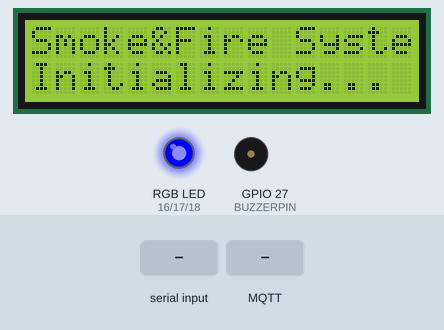
Bench run of a sketch on a simulated ESP32. Parts: 16×2 character LCD, an RGB LED mixed from three pins (HIGH = lit), buzzer (waves = sounding, pin HIGH). The test bench sets the inputs (shaded band). WiFi joins after 1.5 s; servers stay silent unless stated; EEPROM starts erased; no MQTT or app messages arrive unless stated; what the sketch prints to the serial monitor is not drawn.

Above: at 1.6 s.
At 5.3 s:
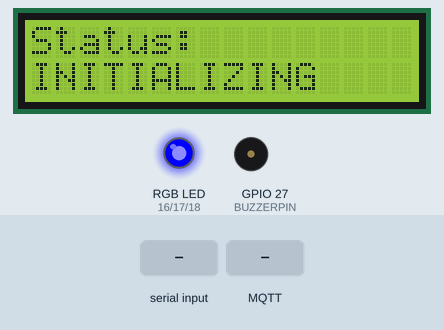
5.4 s: "reset\n" received over Serial
At 6.9 s:
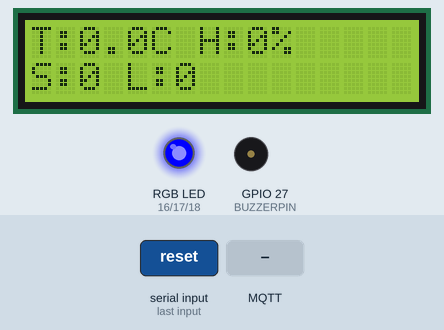
At 7.9 s:
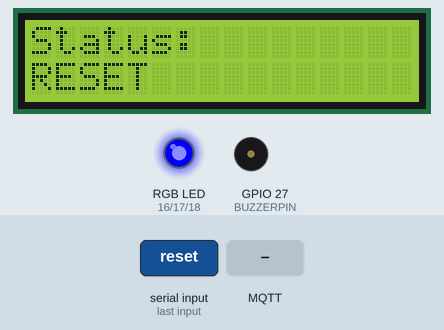
8.4 s: MQTT message "CRITICAL" arrives on the first subscribed topic
11.4 s: "status\n" received over Serial
13.6 s: "simulate_offline\n" received over Serial
Timing chart, 0 to 16.1 s (numbered marks = the images above; inputs shaded):
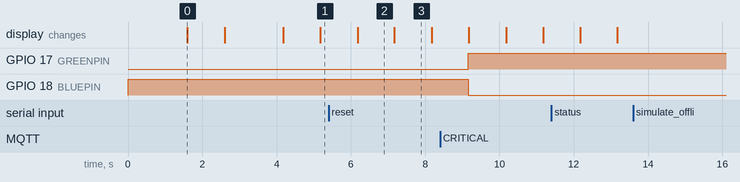

Measured:
- after the input at 5.4 s, the display: first differs from a run without the input after 1.8 s (image 3)
- after the input at 13.6 s, every drawn part: stays the same
- what the display in image 0 shows lasts 1.0 s, from 1.6 s to 2.6 s

The sketch:

sketch.ino
```cpp
#include <WiFi.h>
#include <PubSubClient.h>
#include <ArduinoJson.h>
#include <Wire.h>
#include <LiquidCrystal_I2C.h>
#include <Preferences.h>

// === WiFi & MQTT Config ===
const char* ssid = "Wokwi-GUEST";
const char* password = "";
const char* mqttServer = "thingsboard.cloud";
const int mqttPort = 1883;
const char* mqttUsername = "7machkmkxfg369m89v0m";
const char* mqttClientID = "ESP32-SmokeFire-kel8";

// === PIN DEFINITIONS ===
#define BUZZERPIN 27
#define REDPIN 16
#define GREENPIN 17
#define BLUEPIN 18

// === LCD CONFIG ===
LiquidCrystal_I2C lcd(0x27, 16, 2);

// === TIMING CONFIG ===
unsigned long lastDisplayUpdate = 0;
unsigned long lastLogUpdate = 0;
unsigned long lastStepUpdate = 0;
unsigned long lastMqttSend = 0;
unsigned long lastConnectionCheck = 0;

const unsigned long displayInterval = 1000;
const unsigned long logInterval = 1000;
const unsigned long stepInterval = 5000;
const unsigned long mqttInterval = 5000;
const unsigned long connectionCheckInterval = 10000;

// === OFFLINE STORAGE ===
Preferences preferences;
bool dataPending = false;

// === SYSTEM STATE ===
int page = 0;
int currentStage = 0;
bool systemCritical = false;

// Sensor data structure
struct SensorData {
  float temperature;
  float humidity;
  int smoke;
  int light;
  String status;
};

SensorData sensorData = {0, 0, 0, 0, "INITIALIZING"};

// Threshold structure
struct Threshold {
  float temp;
  float hum;
  int smoke;
  int light;
  String label;
  int r, g, b;
};

Threshold thresholds[] = {
  {30, 70, 300, 400, "SAFE", 0, 255, 0},
  {45, 85, 500, 600, "CAUTION", 255, 255, 0},
  {60, 90, 700, 800, "MODERATE DANGER", 255, 165, 0},
  {70, 95, 900, 1000, "HIGH DANGER", 255, 0, 0},
  {80, 100, 901, 1500, "CRITICAL! EVACUATE!", 128, 0, 128}
};

const int maxStage = sizeof(thresholds) / sizeof(thresholds[0]);

WiFiClient espClient;
PubSubClient client(espClient);

// ==================== FUNCTION DEFINITIONS ====================

void initializeLCD() {
  lcd.init();
  lcd.backlight();
  lcd.setCursor(0, 0);
  lcd.print("Smoke&Fire System");

  for(int i=0; i<3; i++) {
    lcd.print(".");
    delay(500);
  }

  lcd.setCursor(0, 1);
  lcd.print("Initializing...");
  delay(1000);
  lcd.clear();
}

void initializePins() {
  pinMode(REDPIN, OUTPUT);
  pinMode(GREENPIN, OUTPUT);
  pinMode(BLUEPIN, OUTPUT);
  pinMode(BUZZERPIN, OUTPUT);
  setRGB(0, 0, 255);
}

void setRGB(int r, int g, int b) {
  analogWrite(REDPIN, r);
  analogWrite(GREENPIN, g);
  analogWrite(BLUEPIN, b);
}

void updateLCD() {
  lcd.clear();
  if (page == 0) {
    lcd.setCursor(0, 0);
    lcd.print("T:"); lcd.print(sensorData.temperature, 1);
    lcd.print("C H:"); lcd.print(sensorData.humidity, 0); lcd.print("%");

    lcd.setCursor(0, 1);
    lcd.print("S:"); lcd.print(sensorData.smoke);
    lcd.print(" L:"); lcd.print(sensorData.light);
  } else {
    lcd.setCursor(0, 0);
    lcd.print("Status:");
    lcd.setCursor(0, 1);
    lcd.print(sensorData.status);

    if (!client.connected()) {
      lcd.setCursor(13, 1);
      lcd.print("X");
    }

    if (dataPending) {
      lcd.setCursor(15, 1);
      lcd.print("!");
    }
  }
}

void logToSerial() {
  Serial.print("Temp: "); Serial.print(sensorData.temperature);
  Serial.print("C | Hum: "); Serial.print(sensorData.humidity);
  Serial.print("% | Smoke: "); Serial.print(sensorData.smoke);
  Serial.print(" | Light: "); Serial.print(sensorData.light);
  Serial.print(" | Status: "); Serial.println(sensorData.status);
  Serial.print("WiFi: "); Serial.print(WiFi.status() == WL_CONNECTED ? "Connected" : "Disconnected");
  Serial.print(" | MQTT: "); Serial.println(client.connected() ? "Connected" : "Disconnected");
}

void simulateSensors() {
  Threshold t = thresholds[currentStage];

  if (sensorData.temperature < t.temp) sensorData.temperature += 1.5;
  if (sensorData.humidity < t.hum) sensorData.humidity += 2.5;
  if (sensorData.smoke < t.smoke) sensorData.smoke += 25;
  if (sensorData.light < t.light) sensorData.light += 50;

  sensorData.temperature = min(sensorData.temperature, t.temp);
  sensorData.humidity = min(sensorData.humidity, t.hum);
  sensorData.smoke = min(sensorData.smoke, t.smoke);
  sensorData.light = min(sensorData.light, t.light);

  sensorData.status = t.label;
  setRGB(t.r, t.g, t.b);

  if (sensorData.status.startsWith("CRITICAL")) {
    tone(BUZZERPIN, 1000);
    systemCritical = true;
  } else {
    noTone(BUZZERPIN);
    systemCritical = false;
  }

  if (sensorData.temperature >= t.temp &&
      sensorData.humidity >= t.hum &&
      sensorData.smoke >= t.smoke &&
      sensorData.light >= t.light) {
    currentStage = min(currentStage + 1, maxStage - 1);
  }
}

void saveOfflineData() {
  preferences.putFloat("temp", sensorData.temperature);
  preferences.putFloat("hum", sensorData.humidity);
  preferences.putInt("smoke", sensorData.smoke);
  preferences.putInt("light", sensorData.light);
  preferences.putString("status", sensorData.status.c_str());
  preferences.putInt("stage", currentStage);
  preferences.putULong("timestamp", millis() / 1000);
  dataPending = true;
  Serial.println("Data saved to offline storage!");
}

void sendBufferedData() {
  if (!preferences.getBool("hasData", false)) return;

  DynamicJsonDocument doc(256);
  doc["temperature"] = preferences.getFloat("temp", 0);
  doc["humidity"] = preferences.getFloat("hum", 0);
  doc["smoke"] = preferences.getInt("smoke", 0);
  doc["light"] = preferences.getInt("light", 0);
  doc["status"] = preferences.getString("status", "");
  doc["stage"] = preferences.getInt("stage", 0);
  doc["ts"] = preferences.getULong("timestamp", 0);

  char buffer[256];
  serializeJson(doc, buffer);

  if (client.publish("v1/devices/me/telemetry", buffer)) {
    preferences.clear();
    preferences.putBool("hasData", false);
    dataPending = false;
    Serial.println("Buffered data sent successfully!");
  }
}

void sendTelemetry(bool force = false) {
  unsigned long now = millis();

  if (force || (now - lastMqttSend >= mqttInterval)) {
    if (!client.connected()) {
      saveOfflineData();
      return;
    }

    DynamicJsonDocument doc(256);
    doc["temperature"] = sensorData.temperature;
    doc["humidity"] = sensorData.humidity;
    doc["smoke"] = sensorData.smoke;
    doc["light"] = sensorData.light;
    doc["status"] = sensorData.status;
    doc["stage"] = currentStage;
    doc["ts"] = now / 1000;

    char buffer[256];
    serializeJson(doc, buffer);

    if (!client.publish("v1/devices/me/telemetry", buffer)) {
      Serial.println("Failed to publish telemetry");
      saveOfflineData();
    } else {
      lastMqttSend = now;
    }
  }
}

void callback(char* topic, byte* payload, unsigned int length) {
  String json = "";
  for (int i = 0; i < length; i++) json += (char)payload[i];

  DynamicJsonDocument doc(256);
  DeserializationError err = deserializeJson(doc, json);
  if (err) {
    Serial.print("JSON parse error: ");
    Serial.println(err.c_str());
    return;
  }

  String method = doc["method"];
  if (method == "setBuzzer") {
    bool on = doc["params"];
    if (on) tone(BUZZERPIN, 1000);
    else noTone(BUZZERPIN);

    String responseTopic = "v1/devices/me/rpc/response/";
    responseTopic += doc["id"].as<int>();
    String response = "{\"method\":\"setBuzzer\",\"params\":";
    response += on ? "true}" : "false}";
    client.publish(responseTopic.c_str(), response.c_str());
  }
}

void reconnect() {
  Serial.println("Attempting MQTT connection...");

  if (client.connect(mqttClientID, mqttUsername, NULL)) {
    Serial.println("Connected to ThingsBoard!");
    client.subscribe("v1/devices/me/rpc/request/+");

    DynamicJsonDocument attrDoc(256);
    attrDoc["firmware"] = "v2.0";
    attrDoc["model"] = "ESP32-SmokeFire";
    char attrBuffer[256];
    serializeJson(attrDoc, attrBuffer);
    client.publish("v1/devices/me/attributes", attrBuffer);

    sendBufferedData(); // Coba kirim data yang tertahan
  } else {
    Serial.print("MQTT connection failed, rc=");
    Serial.println(client.state());

    lcd.clear();
    lcd.print("MQTT Error:");
    lcd.setCursor(0, 1);
    lcd.print("RC=");
    lcd.print(client.state());
    delay(2000);
  }
}

void checkConnections() {
  static int wifiRetries = 0;
  static int mqttRetries = 0;

  if (WiFi.status() != WL_CONNECTED) {
    if(wifiRetries++ > 5) {
      Serial.println("WiFi reconnection failed, rebooting...");
      ESP.restart();
    }
    Serial.println("WiFi disconnected! Reconnecting...");
    WiFi.reconnect();
    delay(1000);
    return;
  }

  if (!client.connected()) {
    if(mqttRetries++ > 3) {
      wifiRetries = 0;
      return;
    }
    reconnect();
  } else {
    mqttRetries = 0;
  }
}

void handleSerialCommands() {
  if (Serial.available()) {
    String cmd = Serial.readStringUntil('\n');
    cmd.trim();

    if (cmd == "reset") {
      currentStage = 0;
      sensorData = {0, 0, 0, 0, "RESET"};
      setRGB(0, 0, 255);
      Serial.println("System reset!");
    } else if (cmd == "status") {
      Serial.println("=== SYSTEM STATUS ===");
      Serial.println("WiFi: " + String(WiFi.status() == WL_CONNECTED ? "Connected" : "Disconnected"));
      Serial.println("MQTT: " + String(client.connected() ? "Connected" : "Disconnected"));
      Serial.println("Current Stage: " + String(currentStage));
      Serial.println("Pending Data: " + String(dataPending ? "Yes" : "No"));
    } else if (cmd == "simulate_offline") {
      Serial.println("Simulating offline mode...");
      while(true) { // Blocking loop untuk simulasi offline
        saveOfflineData();
        delay(1000);
      }
    }
  }
}

void setup() {
  Serial.begin(115200);
  initializePins();
  initializeLCD();

  // Inisialisasi penyimpanan offline
  preferences.begin("sensor-data", false);
  if (preferences.getBool("hasData", false)) {
    dataPending = true;
    Serial.println("Found pending offline data!");
  }

  WiFi.begin(ssid, password);
  WiFi.setAutoReconnect(true);
  WiFi.persistent(true);

  Serial.print("Connecting to WiFi");
  while (WiFi.status() != WL_CONNECTED) {
    Serial.print(".");
    delay(500);
  }
  Serial.println("\nWiFi connected");
  Serial.println("IP address: " + WiFi.localIP().toString());

  client.setServer(mqttServer, mqttPort);
  client.setCallback(callback);
  reconnect();

  lastStepUpdate = millis();
}

void loop() {
  unsigned long now = millis();

  client.loop();
  checkConnections();
  handleSerialCommands();

  if (now - lastStepUpdate >= stepInterval && currentStage < maxStage) {
    lastStepUpdate = now;
    simulateSensors();
  }

  if (now - lastDisplayUpdate >= displayInterval) {
    lastDisplayUpdate = now;
    updateLCD();
    page = (page + 1) % 2;
  }

  if (now - lastLogUpdate >= logInterval) {
    lastLogUpdate = now;
    logToSerial();
  }

  sendTelemetry();

  if (systemCritical && now - lastStepUpdate > 60000) {
    Serial.println("Critical state for 1min - entering deep sleep");
    esp_sleep_enable_timer_wakeup(30 * 1000000);
    esp_deep_sleep_start();
  }
}
```
